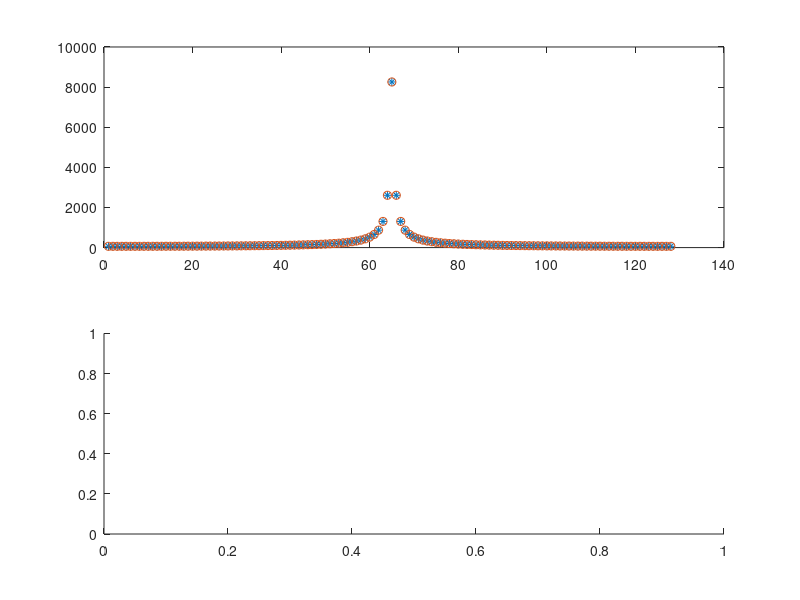

Here is the MATLAB script that generated this plot: (Note: this script raises an error after producing the figure.)
close all
clear all
clc
% input data
x = 1:1:128;
xprime = x;%copy of input for comparison
x = bitrevorder(x);
N = length(x);
stages =  log2(N);


for i = 1:stages % stage loop
    WN = exp(-1i*2*pi/(2^i));
    c = 1;
    for j = 1:2^(stages-i)% branch loop
        k = 0;
        while k < 2^i % phase loop
            for m = 1:2^(i-1) % group loop
                X(c) = x(m+(2^i)*(j-1))+x(2^(i-1)+m+(2^i)*(j-1)).*WN^k;
                k = k+1;
                c = c+1;
            end
        end
    end
    x = X;
end

%comp
diff = fft(xprime)-X;
if (abs(diff) < 1e-6)
    diff = 0;
end
diff

figure
subplot(2,1,1)
plot(abs(fftshift(X)),'*')
hold on
Xfft = fftshift(fft(xprime));
plot(abs(Xfft),'o')

subplot(2,1,2)
plot(phase(fftshift(X)),'*')
hold on
plot(phase(Xfft),'o')